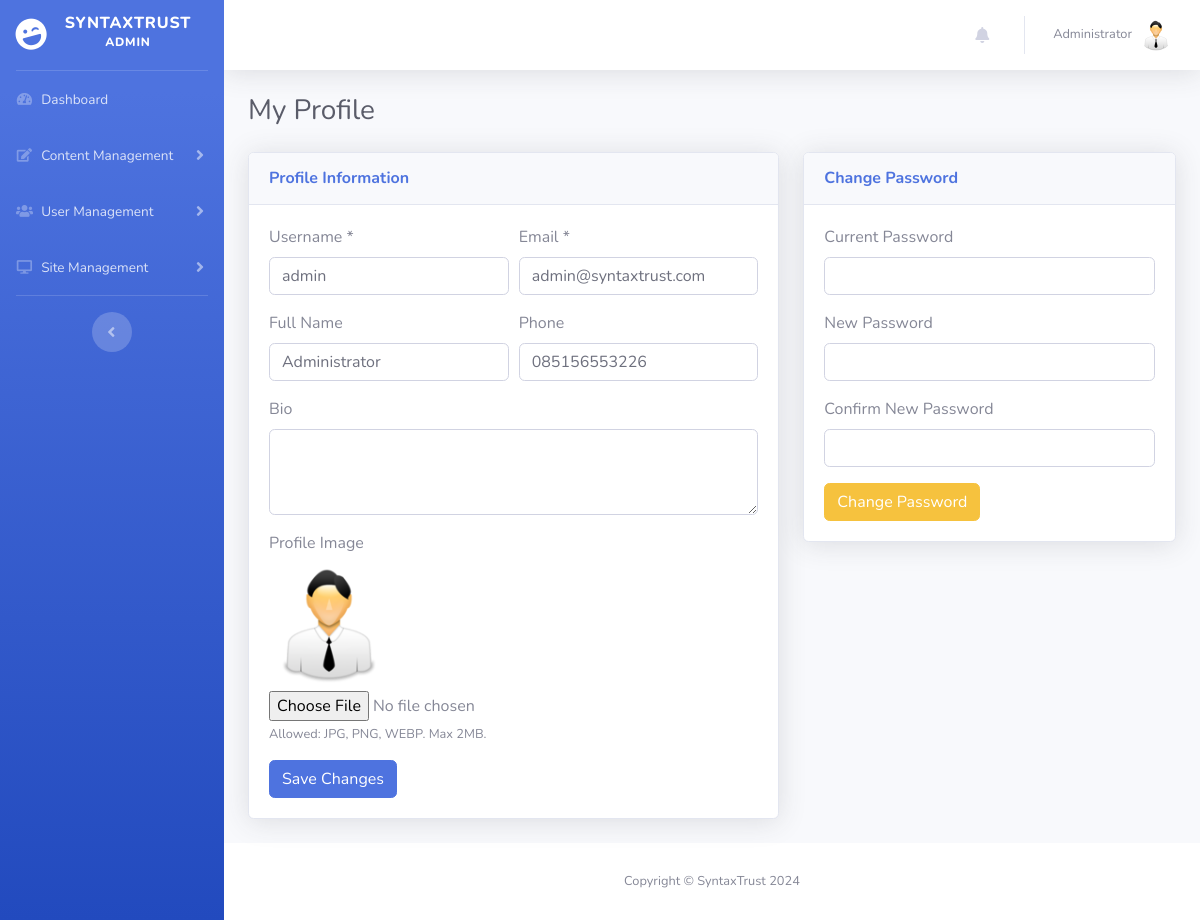
Screenshot of /admin/profile.php (signed in) with the database file from the repository.
### tables this page shows
CREATE TABLE `users` (
  `id` int(11) NOT NULL,
  `username` varchar(50) NOT NULL,
  `email` varchar(100) NOT NULL,
  `password_hash` varchar(255) NOT NULL,
  `full_name` varchar(100) NOT NULL,
  `phone` varchar(20) DEFAULT NULL,
  `user_type` enum('mahasiswa','bisnis','admin') DEFAULT 'mahasiswa',
  `profile_image` varchar(255) DEFAULT NULL,
  `bio` text DEFAULT NULL,
  `is_active` tinyint(1) DEFAULT 1,
  `email_verified` tinyint(1) DEFAULT 0,
  `created_at` timestamp NOT NULL DEFAULT current_timestamp(),
  `updated_at` timestamp NOT NULL DEFAULT current_timestamp() ON UPDATE current_timestamp()
);

### admin/profile.php (the view, shortened to what this page needs)
<?php
require_once __DIR__ . '/../config/database.php';
$user = [];
try {
    $stmt = $pdo->prepare('SELECT * FROM users WHERE id = ?');
    $stmt->execute([$_SESSION['user_id']]);
    $user = $stmt->fetch(PDO::FETCH_ASSOC) ?: [];
} catch (Throwable $e) { $user = []; }
require_once 'includes/header.php';
?>
<body id="page-top">
<div id="wrapper">
    <?php require_once 'includes/sidebar.php'; ?>
    <div id="content-wrapper" class="d-flex flex-column">
        <div id="content">
            <?php require_once 'includes/topbar.php'; ?>
            <div class="container-fluid">
                <div class="d-sm-flex align-items-center justify-content-between mb-4">
                    <h1 class="h3 mb-0 text-gray-800">My Profile</h1>
                </div>
                <div class="row">
                    <div class="col-lg-7">
                        <div class="card shadow mb-4">
                            <div class="card-header py-3"><h6 class="m-0 font-weight-bold text-primary">Profile Information</h6></div>
                            <div class="card-body">
                                <form method="POST" action="" enctype="multipart/form-data" class="needs-validation" novalidate>
                                    <div class="form-row">
                                        <div class="form-group col-md-6">
                                            <label>Username *</label>
                                            <input type="text" name="username" class="form-control" value="<?php echo htmlspecialchars($user['username'] ?? ''); ?>" required>
                                        </div>
                                        <div class="form-group col-md-6">
                                            <label>Email *</label>
                                            <input type="email" name="email" class="form-control" value="<?php echo htmlspecialchars($user['email'] ?? ''); ?>" required>
                                        </div>
                                    </div>
                                    <div class="form-row">
                                        <div class="form-group col-md-6">
                                            <label>Full Name</label>
                                            <input type="text" name="full_name" class="form-control" value="<?php echo htmlspecialchars($user['full_name'] ?? ''); ?>">
                                        </div>
                                        <div class="form-group col-md-6">
                                            <label>Phone</label>
                                            <input type="text" name="phone" class="form-control" value="<?php echo htmlspecialchars($user['phone'] ?? ''); ?>">
                                        </div>
                                    </div>
                                    <div class="form-group">
                                        <label>Bio</label>
                                        <textarea name="bio" class="form-control" rows="3"><?php echo htmlspecialchars($user['bio'] ?? ''); ?></textarea>
                                    </div>
                                    <div class="form-group">
                                        <label>Profile Image</label>
                                        <div class="mb-2">
                                            <img src="<?php echo htmlspecialchars(assetUrlAdmin(!empty($user['profile_image']) ? $user['profile_image'] : 'assets/img/placeholder.png')); ?>" alt="avatar" style="max-height:120px;width:auto;" />
                                        </div>
                                        <input type="file" name="profile_image" class="form-control-file" accept="image/png,image/jpeg,image/webp">
                                        <small class="form-text text-muted">Allowed: JPG, PNG, WEBP. Max 2MB.</small>
                                    </div>
                                    <button type="submit" name="update_profile" class="btn btn-primary">Save Changes</button>
                                </form>
                            </div>
                        </div>
                    </div>
                    <div class="col-lg-5">
                        <div class="card shadow mb-4">
                            <div class="card-header py-3"><h6 class="m-0 font-weight-bold text-primary">Change Password</h6></div>
                            <div class="card-body">
                                <form method="POST" action="" class="needs-validation" novalidate>
                                    <div class="form-group">
                                        <label>Current Password</label>
                                        <input type="password" name="current_password" class="form-control" required>
                                    </div>
                                    <div class="form-group">
                                        <label>New Password</label>
                                        <input type="password" name="new_password" class="form-control" minlength="6" required>
                                    </div>
                                    <div class="form-group">
                                        <label>Confirm New Password</label>
                                        <input type="password" name="confirm_password" class="form-control" minlength="6" required>
                                    </div>
                                    <button type="submit" name="change_password" class="btn btn-warning">Change Password</button>
                                </form>
                            </div>
                        </div>
                    </div>
                </div>
            </div>
        </div>
        <?php require_once 'includes/footer.php'; ?>
    </div>
</div>
</body>
</html>

### rows the page displays
users: username "admin", email "admin@syntaxtrust.com", full_name "Administrator", phone "085156553226"

### other values shown
$group['title'] "Content Management"
$group['title'] "User Management"
$group['title'] "Site Management"
$_SESSION['user_name'] "Administrator"
